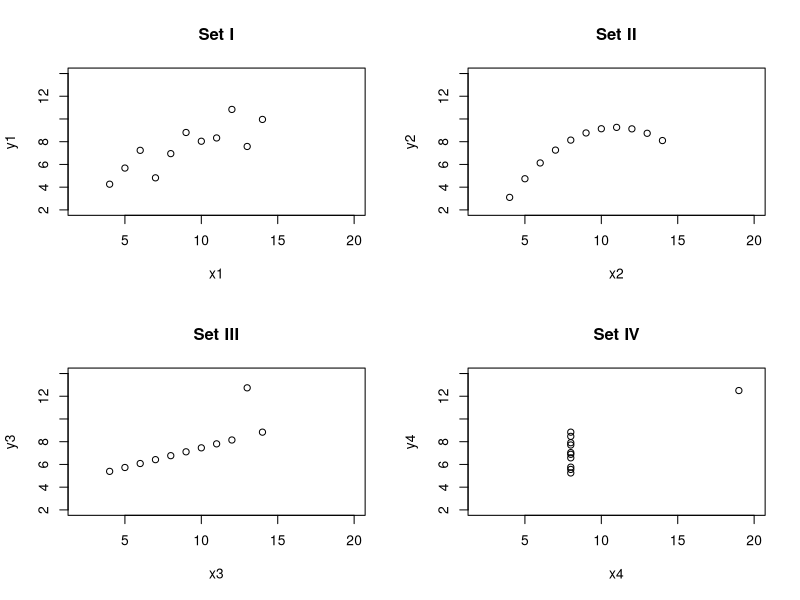

The R source for this figure:
# The Anscombe Quartet (R)

# Load necessary libraries
library(ggplot2)

# Define the Anscombe data frame
anscombe <- data.frame(
  x1 = c(10, 8, 13, 9, 11, 14, 6, 4, 12, 7, 5),
  x2 = c(10, 8, 13, 9, 11, 14, 6, 4, 12, 7, 5),
  x3 = c(10, 8, 13, 9, 11, 14, 6, 4, 12, 7, 5),
  x4 = c(8, 8, 8, 8, 8, 8, 8, 19, 8, 8, 8),
  y1 = c(8.04, 6.95, 7.58, 8.81, 8.33, 9.96, 7.24, 4.26, 10.84, 4.82, 5.68),
  y2 = c(9.14, 8.14, 8.74, 8.77, 9.26, 8.1, 6.13, 3.1, 9.13, 7.26, 4.74),
  y3 = c(7.46, 6.77, 12.74, 7.11, 7.81, 8.84, 6.08, 5.39, 8.15, 6.42, 5.73),
  y4 = c(6.58, 5.76, 7.71, 8.84, 8.47, 7.04, 5.25, 12.5, 5.56, 7.91, 6.89)
)

# Measure execution time for each dataset
for (i in 1:4) {
  # Prepare the design matrix
  design_matrix <- cbind(1, anscombe[[paste0("x", i)]])  # Add intercept column
  
  # Fit the linear regression model
  start_time <- Sys.time()
  model <- lm(anscombe[[paste0("y", i)]] ~ design_matrix)
  end_time <- Sys.time()
  
  # Print the summary
  print(summary(model))
  
  # Calculate and print execution time
  execution_time <- end_time - start_time
  cat(sprintf("Execution time for Dataset %d: %.6f seconds\n\n", i, execution_time))
}

# Create scatter plots
par(mfrow=c(2, 2))  # Set up a 2x2 plotting area

plot(anscombe$x1, anscombe$y1, main='Set I', xlab='x1', ylab='y1', xlim=c(2, 20), ylim=c(2, 14))
plot(anscombe$x2, anscombe$y2, main='Set II', xlab='x2', ylab='y2', xlim=c(2, 20), ylim=c(2, 14))
plot(anscombe$x3, anscombe$y3, main='Set III', xlab='x3', ylab='y3', xlim=c(2, 20), ylim=c(2, 14))
plot(anscombe$x4, anscombe$y4, main='Set IV', xlab='x4', ylab='y4', xlim=c(2, 20), ylim=c(2, 14))

# Save the plots as a PDF
dev.copy(pdf, "fig_anscombe_R.pdf")
dev.off()

# Suggestions for the student:
# See if you can develop a quartet of your own, 
# or perhaps just a duet, two very different data sets 
# with the same fitted model.
